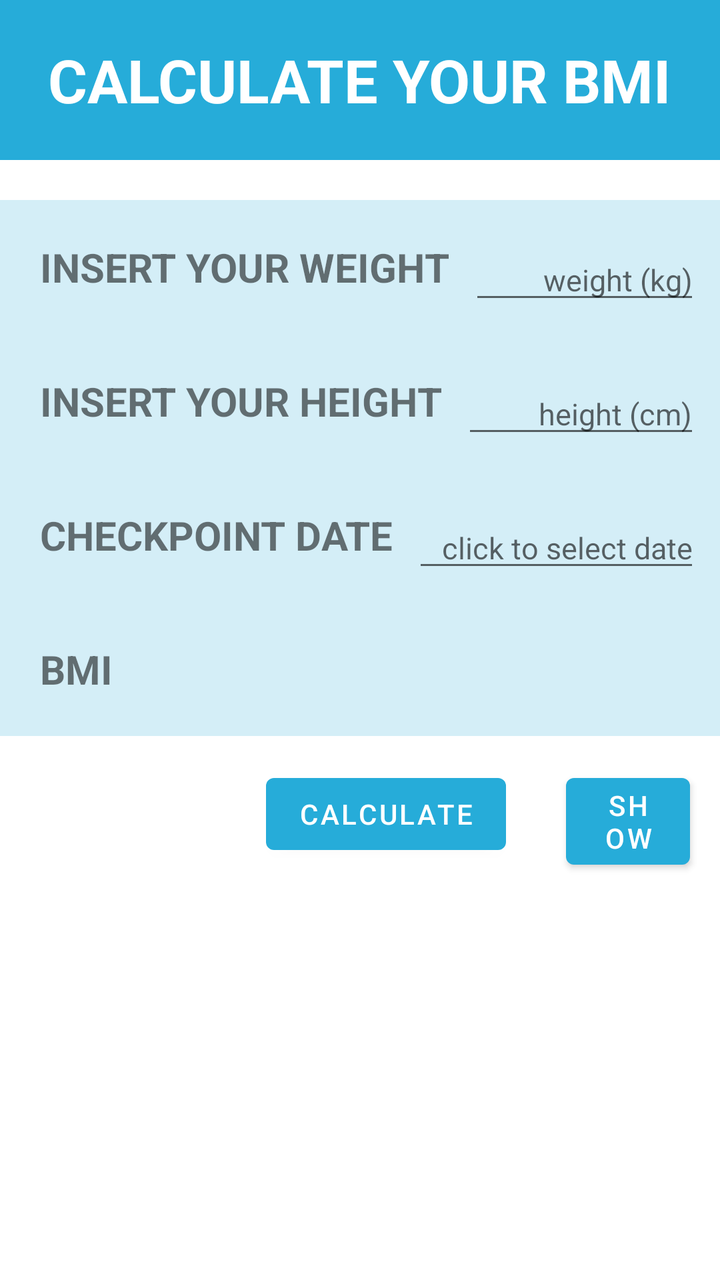
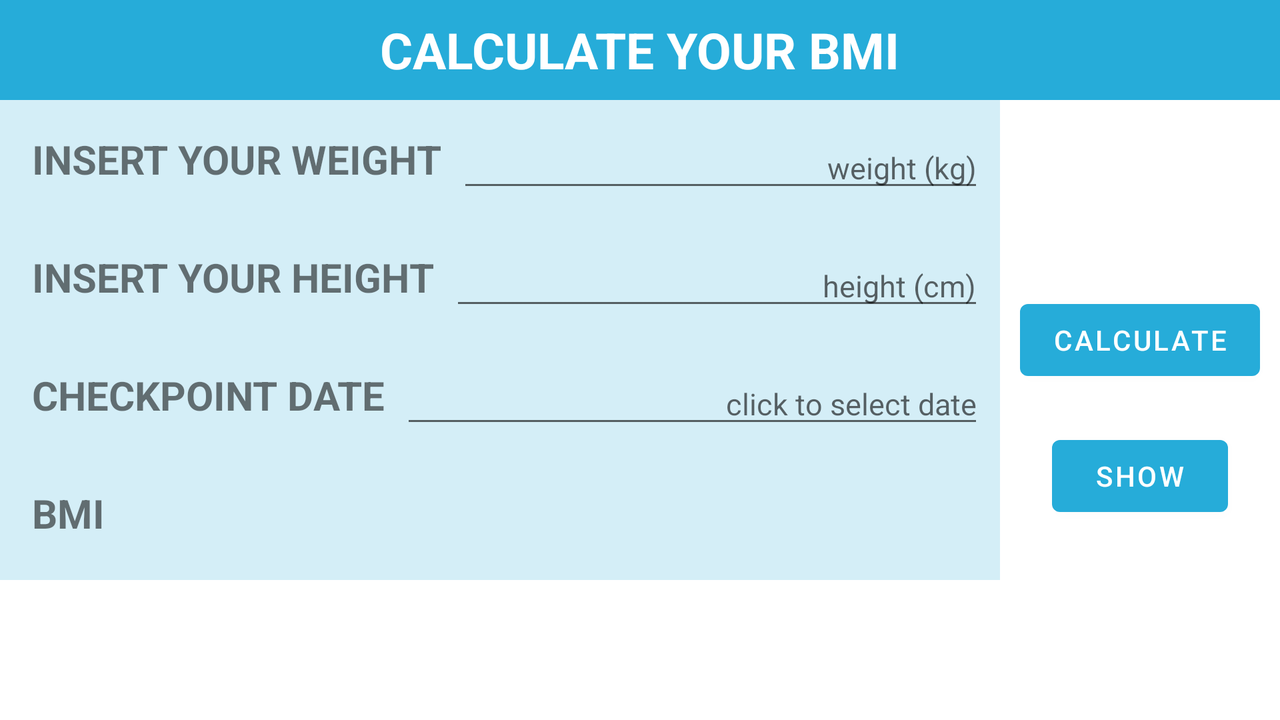

The same Android screen from two of the app's own layout files: first res/layout/ as a phone draws it, then the repository's variant for another configuration, drawn on a device whose configuration selects that folder. Both files follow.
<!-- AndroidManifest.xml: application theme Theme.FitApp -->
<!-- res/layout/activity_bmi.xml -->
<?xml version="1.0" encoding="utf-8"?>

<LinearLayout
    xmlns:android="http://schemas.android.com/apk/res/android"
    android:orientation="vertical"
    android:layout_width="match_parent"
    android:layout_height="match_parent"
    android:id="@+id/bmiLayout">

    <LinearLayout
        android:id="@+id/linearLayout2"
        android:layout_width="match_parent"
        android:layout_height="80dp"
        android:background="@color/fitapp"
        android:gravity="center_horizontal">

        <TextView
            android:layout_width="wrap_content"
            android:layout_height="wrap_content"
            android:layout_gravity="center_vertical"
            android:text="@string/calculate_your_bmi"
            android:textColor="@color/white"
            android:textSize="30dp"
            android:textStyle="bold" />
    </LinearLayout>



    <LinearLayout
        android:layout_width="match_parent"
        android:layout_height="match_parent"
        android:orientation="vertical"
        android:paddingTop="20dp">

        <LinearLayout
            android:layout_width="match_parent"
            android:layout_height="wrap_content"
            android:orientation="horizontal"
            android:padding="10dp"
            android:background="@color/light_fitapp">

            <TextView
                android:layout_width="wrap_content"
                android:layout_height="wrap_content"
                android:text="@string/weight"
                android:textStyle="bold"
                android:layout_margin="10dp"
                android:textSize="20dp"
                android:gravity="left"/>

            <EditText
                android:id="@+id/inputWeightId"
                android:layout_width="match_parent"
                android:layout_height="wrap_content"
                android:layout_gravity="bottom|right"
                android:gravity="right"
                android:hint="@string/kg"
                android:textSize="15dp"
                android:inputType="number"/>

        </LinearLayout>


            <LinearLayout
                android:layout_width="match_parent"
                android:layout_height="wrap_content"
                android:orientation="horizontal"
                android:padding="10dp"
                android:background="@color/light_fitapp">

                <TextView
                    android:layout_width="wrap_content"
                    android:layout_height="wrap_content"
                    android:text="@string/height"
                    android:layout_margin="10dp"
                    android:textStyle="bold"
                    android:textSize="20dp"
                    android:gravity="left"/>

                <EditText
                    android:id="@+id/inputHeightId"
                    android:layout_width="match_parent"
                    android:layout_height="wrap_content"
                    android:layout_gravity="bottom|right"
                    android:gravity="right"
                    android:hint="height (cm)"
                    android:textSize="15dp"
                    android:inputType="number"/>

            </LinearLayout>

        <LinearLayout
            android:id="@+id/checkpointBoxId"
            android:layout_width="match_parent"
            android:layout_height="wrap_content"
            android:orientation="horizontal"
            android:padding="10dp"
            android:background="@color/light_fitapp">

            <TextView
                android:layout_width="wrap_content"
                android:layout_height="wrap_content"
                android:text="@string/checkpoint_date"
                android:layout_margin="10dp"
                android:textStyle="bold"
                android:textSize="20dp"
                android:gravity="left"/>

            <EditText
                android:id="@+id/dateId"
                android:layout_width="match_parent"
                android:layout_height="wrap_content"
                android:layout_gravity="bottom|right"
                android:gravity="right"
                android:hint="click to select date"
                android:textSize="15dp" />

        </LinearLayout>

        <LinearLayout
            android:id="@+id/bmiBackgroundId"
            android:layout_width="match_parent"
            android:layout_height="wrap_content"
            android:orientation="horizontal"
            android:padding="10dp"
            android:background="@color/light_fitapp">

            <TextView
                android:layout_width="wrap_content"
                android:layout_height="wrap_content"
                android:text="@string/BMI"
                android:textStyle="bold"
                android:layout_margin="10dp"
                android:textSize="20dp"
                android:gravity="left"/>

            <TextView
                android:id="@+id/resultId"
                android:layout_width="wrap_content"
                android:layout_height="wrap_content"
                android:textSize="20dp"
                android:layout_margin="10dp"/>

            <TextView
                android:id="@+id/textViewMessageId"
                android:layout_width="wrap_content"
                android:layout_height="wrap_content"
                android:textSize="20dp"
                android:layout_margin="10dp" />

        </LinearLayout>

    <LinearLayout
        android:layout_width="match_parent"
        android:layout_height="wrap_content"
        android:orientation="horizontal"
        android:paddingTop="15dp">


        <Button
            android:id="@+id/btnAddId"
            android:layout_width="wrap_content"
            android:layout_height="wrap_content"
            android:text="@string/add"
            android:layout_gravity="center_horizontal"
            android:layout_margin="15dp"
            android:visibility="invisible"/>

        <Button
            android:id="@+id/btnCalculateId"
            android:layout_width="wrap_content"
            android:layout_height="wrap_content"
            android:text="@string/calculate"
            android:layout_gravity="center_horizontal"
            android:layout_margin="15dp"/>

        <Button
            android:id="@+id/btnShowId"
            android:layout_width="wrap_content"
            android:layout_height="wrap_content"
            android:text="@string/show"
            android:layout_gravity="center_horizontal"
            android:layout_margin="15dp"/>

    </LinearLayout>

    </LinearLayout>



</LinearLayout>
<!-- resources referenced by this layout -->
<resources>
  <color name="fitapp">#26acd9</color>
  <color name="light_fitapp">#d4eef7</color>
  <color name="white">#FFFFFFFF</color>
  <string name="BMI">BMI</string>
  <string name="add">ADD</string>
  <string name="calculate">CALCULATE</string>
  <string name="calculate_your_bmi">CALCULATE YOUR BMI</string>
  <string name="checkpoint_date">CHECKPOINT DATE</string>
  <string name="height">INSERT YOUR HEIGHT</string>
  <string name="kg">weight (kg)</string>
  <string name="show">SHOW</string>
  <string name="weight">INSERT YOUR WEIGHT</string>
  <style name="Theme.FitApp" parent="Theme.MaterialComponents.DayNight.DarkActionBar">
          
          <item name="colorPrimary">@color/fitapp</item>
          <item name="colorPrimaryVariant">@color/grey</item>
          <item name="colorOnPrimary">@color/white</item>
          
          <item name="colorSecondary">@color/teal_200</item>
          <item name="colorSecondaryVariant">@color/teal_700</item>
          <item name="colorOnSecondary">@color/black</item>
          
          <item name="android:statusBarColor" tools:targetApi="l">?attr/colorPrimaryVariant</item>
          
      </style>
  <color name="grey">#DAD8D8</color>
  <color name="teal_200">#FF03DAC5</color>
  <color name="teal_700">#FF018786</color>
  <color name="black">#FF000000</color>
</resources>
<!-- res/layout-land/activity_bmi.xml (the repository's variant of the layout above) -->
<!-- drawn on the phone turned sideways -->
<?xml version="1.0" encoding="utf-8"?>
<LinearLayout
    xmlns:android="http://schemas.android.com/apk/res/android"
    android:orientation="vertical"
    android:layout_width="match_parent"
    android:layout_height="match_parent"
    android:id="@+id/bmiLayout">

    <LinearLayout
        android:id="@+id/linearLayout2"
        android:layout_width="match_parent"
        android:layout_height="50dp"
        android:background="@color/fitapp"
        android:gravity="center_horizontal">

        <TextView
            android:layout_width="wrap_content"
            android:layout_height="wrap_content"
            android:layout_gravity="center_vertical"
            android:text="@string/calculate_your_bmi"
            android:textColor="@color/white"
            android:textSize="25dp"
            android:textStyle="bold" />
    </LinearLayout>


    <LinearLayout
        android:layout_width="match_parent"
        android:layout_height="wrap_content"
        android:orientation="horizontal">

        <LinearLayout
            android:layout_width="500dp"
            android:layout_height="wrap_content"
            android:orientation="vertical">

            <LinearLayout
                android:layout_width="match_parent"
                android:layout_height="wrap_content"
                android:orientation="horizontal"
                android:padding="8dp"
                android:background="@color/light_fitapp">

                <TextView
                    android:layout_width="wrap_content"
                    android:layout_height="wrap_content"
                    android:text="@string/weight"
                    android:textStyle="bold"
                    android:layout_margin="8dp"
                    android:textSize="20dp"
                    android:gravity="left"/>

                <EditText
                    android:id="@+id/inputWeightId"
                    android:layout_width="match_parent"
                    android:layout_height="wrap_content"
                    android:layout_gravity="bottom|right"
                    android:gravity="right"
                    android:hint="@string/kg"
                    android:textSize="15dp"
                    android:inputType="number"/>

            </LinearLayout>


            <LinearLayout
                android:layout_width="match_parent"
                android:layout_height="wrap_content"
                android:orientation="horizontal"
                android:padding="8dp"
                android:background="@color/light_fitapp">

                <TextView
                    android:layout_width="wrap_content"
                    android:layout_height="wrap_content"
                    android:text="@string/height"
                    android:layout_margin="8dp"
                    android:textStyle="bold"
                    android:textSize="20dp"
                    android:gravity="left"/>

                <EditText
                    android:id="@+id/inputHeightId"
                    android:layout_width="match_parent"
                    android:layout_height="wrap_content"
                    android:layout_gravity="bottom|right"
                    android:gravity="right"
                    android:hint="height (cm)"
                    android:textSize="15dp"
                    android:inputType="number"/>

            </LinearLayout>

            <LinearLayout
                android:id="@+id/checkpointBoxId"
                android:layout_width="match_parent"
                android:layout_height="wrap_content"
                android:orientation="horizontal"
                android:padding="8dp"
                android:background="@color/light_fitapp">

                <TextView
                    android:layout_width="wrap_content"
                    android:layout_height="wrap_content"
                    android:text="@string/checkpoint_date"
                    android:layout_margin="8dp"
                    android:textStyle="bold"
                    android:textSize="20dp"
                    android:gravity="left"/>

                <EditText
                    android:id="@+id/dateId"
                    android:layout_width="match_parent"
                    android:layout_height="wrap_content"
                    android:layout_gravity="bottom|right"
                    android:gravity="right"
                    android:hint="click to select date"
                    android:textSize="15dp" />

            </LinearLayout>

            <LinearLayout
                android:id="@+id/bmiBackgroundId"
                android:layout_width="match_parent"
                android:layout_height="wrap_content"
                android:orientation="horizontal"
                android:padding="8dp"
                android:background="@color/light_fitapp">

                <TextView
                    android:layout_width="wrap_content"
                    android:layout_height="wrap_content"
                    android:text="@string/BMI"
                    android:textStyle="bold"
                    android:layout_margin="8dp"
                    android:textSize="20dp"
                    android:gravity="left"/>

                <TextView
                    android:id="@+id/resultId"
                    android:layout_width="wrap_content"
                    android:layout_height="wrap_content"
                    android:textSize="20dp"
                    android:layout_margin="10dp"/>

                <TextView
                    android:id="@+id/textViewMessageId"
                    android:layout_width="wrap_content"
                    android:layout_height="wrap_content"
                    android:textSize="20dp"
                    android:layout_margin="10dp" />

            </LinearLayout>

    </LinearLayout>



    <LinearLayout
        android:layout_width="match_parent"
        android:layout_height="wrap_content"
        android:orientation="vertical"
        android:layout_gravity="center_vertical">


        <Button
            android:id="@+id/btnAddId"
            android:layout_width="wrap_content"
            android:layout_height="wrap_content"
            android:text="@string/add"
            android:layout_gravity="center_horizontal"
            android:layout_margin="10dp"
            android:visibility="invisible"/>

        <Button
            android:id="@+id/btnCalculateId"
            android:layout_width="wrap_content"
            android:layout_height="wrap_content"
            android:text="@string/calculate"
            android:layout_gravity="center_horizontal"
            android:layout_margin="10dp"/>

        <Button
            android:id="@+id/btnShowId"
            android:layout_width="wrap_content"
            android:layout_height="wrap_content"
            android:text="@string/show"
            android:layout_gravity="center_horizontal"
            android:layout_margin="10dp"/>

    </LinearLayout>

    </LinearLayout>



</LinearLayout>
